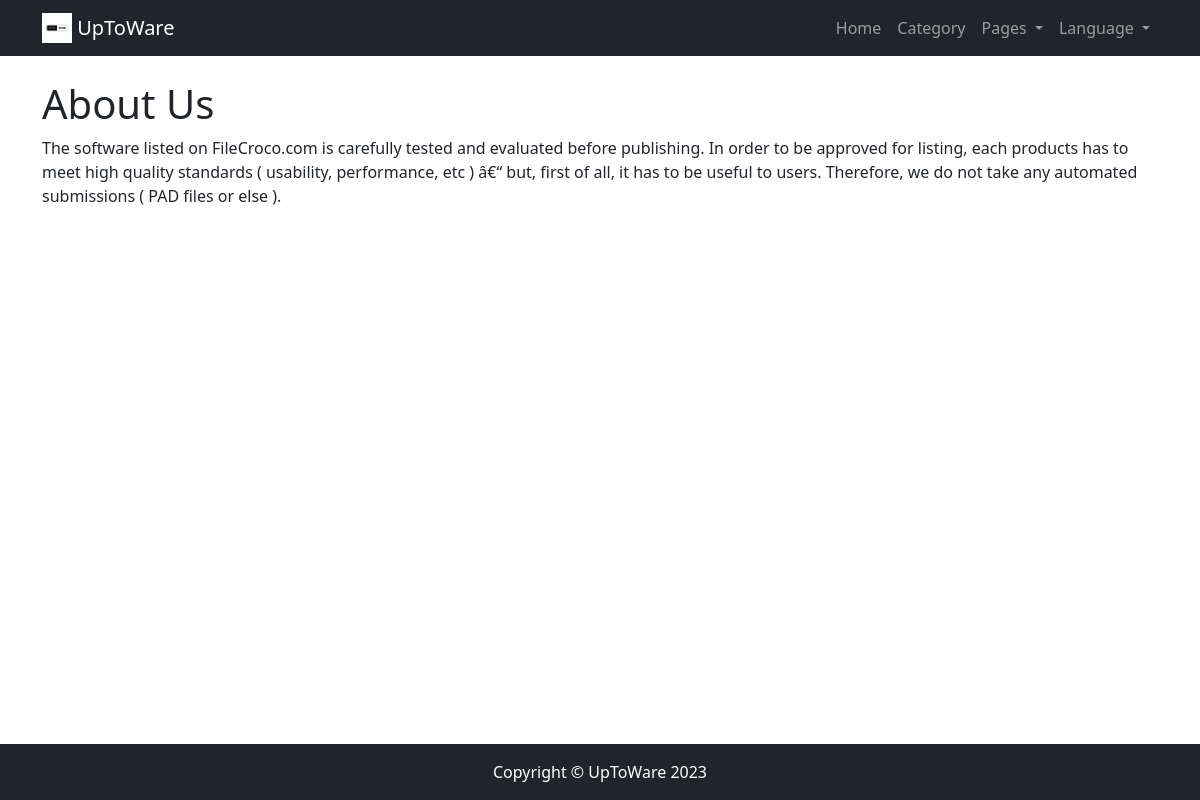
Screenshot of /page?slug=about-us with the database file from the repository.
### tables this page shows
CREATE TABLE `settings` (
  `id` int(11) NOT NULL,
  `sitename` varchar(255) NOT NULL,
  `tagline` varchar(255) NOT NULL DEFAULT 'None',
  `domain` varchar(255) NOT NULL DEFAULT 'None',
  `sitelogo` varchar(255) DEFAULT NULL,
  `search_visibility` tinyint(1) DEFAULT 0,
  `meta_title` varchar(255) DEFAULT '',
  `meta_keywords` text DEFAULT NULL,
  `meta_description` text DEFAULT NULL
);

CREATE TABLE `pages` (
  `id` int(11) NOT NULL,
  `title` varchar(255) NOT NULL,
  `slug` varchar(255) NOT NULL,
  `content` longtext NOT NULL,
  `created_at` datetime DEFAULT current_timestamp(),
  `updated_at` datetime DEFAULT current_timestamp() ON UPDATE current_timestamp(),
  `meta_keyword` varchar(255) DEFAULT NULL,
  `meta_title` varchar(255) DEFAULT NULL,
  `meta_description` text DEFAULT NULL
);

### page.php (the view, shortened to what this page needs)
<?php
$db = connect_db();
if(isset($_GET['slug'])) {
    $page_slug = $_GET['slug'];
    $stmt = $db->prepare("SELECT * FROM pages WHERE slug = ?");
    $stmt->bind_param("s", $page_slug);
    $stmt->execute();
    $result = $stmt->get_result();
    $page = $result->fetch_assoc();
    if($page) {
        $pageTitle = $page['title'];
        $pageContent = $page['content'];
    } else {
        header("HTTP/1.0 404 Not Found");
        echo "Page not found!";
        exit;
    }
} else {
    header("HTTP/1.0 400 Bad Request");
    echo "Invalid request!";
    exit;
}
include 'include/header.php';
?>
<div class="container mt-4">
    <div class="row">
        <div class="col-lg-12 mb-5">
            <h1><?php echo htmlspecialchars($pageTitle); ?></h1>
            <div>
                <?php echo $pageContent; ?>
            </div>
        </div>
    </div>
</div>
<?php include 'include/footer.php'; ?>

### include/header.php (shortened to what this page needs)
<?php
$db = connect_db();
$query = "SELECT * FROM settings LIMIT 1";
$result = mysqli_query($db, $query);
$settings = mysqli_fetch_assoc($result);
$sitelogo = $settings['sitelogo'];
$sitename = $settings['sitename'];
?>
<!DOCTYPE html>
<html lang="<?php echo isset($post['language']) ? $post['language'] : 'en'; ?>">
    <head>
        <link href="/include/css/styles.css" rel="stylesheet" />
    </head>
<body style="padding-bottom: 100px;">
    <nav class="navbar navbar-expand-lg navbar-dark bg-dark">
    <div class="container">
        <?php $homeLink = isset($lang) && $lang != 'en' ? '/' . $lang . '/' : '/'; ?>
        <a class="navbar-brand" href="<?php echo $homeLink; ?>">
            <img src="/uploads/logos/<?php echo $sitelogo; ?>" alt="<?php echo $sitename; ?> Logo" width="30" height="30" class="d-inline-block align-top">
            <?php echo $sitename; ?>
        </a>
        <div class="collapse navbar-collapse" id="navbarSupportedContent">
            <ul class="navbar-nav ms-auto mb-2 mb-lg-0">
                <?php $homeLink = isset($lang) && $lang != 'en' ? '/' . $lang . '/' : '/'; $isActive = basename($_SERVER['PHP_SELF']) == 'index.php' ? 'active' : ''; ?>
                <li class="nav-item"><a class="nav-link <?php echo $isActive; ?>" href="<?php echo $homeLink; ?>">Home</a></li>
                <li class="nav-item"><a class="nav-link <?php echo basename($_SERVER['PHP_SELF']) == 'category.php' ? 'active' : ''; ?>" href="category">Category</a></li>
                <li class="nav-item dropdown">
                    <a class="nav-link dropdown-toggle" href="#" id="pagesDropdown" role="button" data-bs-toggle="dropdown" aria-expanded="false">
                        Pages
                    </a>
                </li>
                <li class="nav-item dropdown">
                    <a class="nav-link dropdown-toggle" href="#" id="languageDropdown" role="button" data-bs-toggle="dropdown" aria-expanded="false">
                        Language
                    </a>
                </li>
            </ul>
        </div>
    </div>
</nav>

### include/footer.php (shortened to what this page needs)
   <footer class="py-3 bg-dark" style="position: fixed; bottom: 0; width: 100%;">
    <div class="container"><p class="m-0 text-center text-white">Copyright &copy; <?php echo $sitename; ?> <?php echo date('Y'); ?></p></div>
    </footer>
</body>
</html>

### rows the page displays
settings: sitelogo (picture), sitename "UpToWare"
pages: title "About Us", content "The software listed on FileCroco.com is carefully tested and evaluated before publishing. In order to be approved for listing, each products has to meet high quality standards ( usability, performance, etc ) â€“ but, first of all, it has to be useful to users. Therefore, we do not take any automated submissions ( PAD files or else )."
